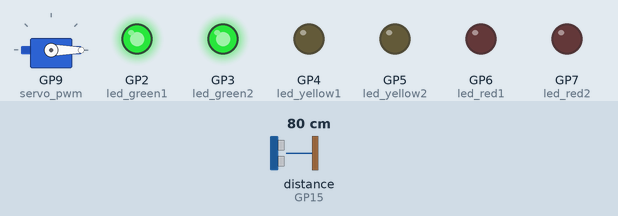
This program was run on a simulated Raspberry Pi Pico running MicroPython. Parts: servo, output pins drawn as LEDs (lit = HIGH). Inputs (shaded band) come from the test bench; at power-on: distance to the obstacle (sensor on GP15) 80 cm. The echo pulse lasts 58.3 µs per cm; servo angles are drawn from the pulse width (0.5 ms = 0°, 2.5 ms = 180°); pins used as bus, display or sensor lines are not drawn; what the program prints to the serial console is not drawn.

Above: at 2.2 s.
2.3 s: distance to the obstacle (sensor on GP15) set to 2 cm
At 3.4 s:
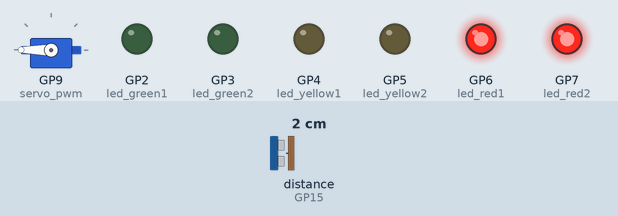
3.8 s: distance to the obstacle (sensor on GP15) set to 9 cm
At 4.5 s:
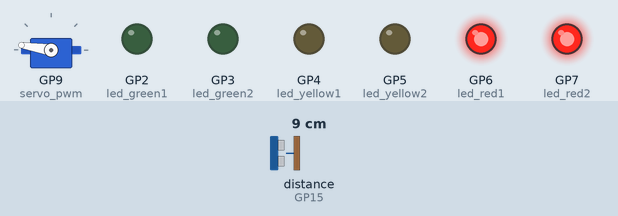
5.3 s: distance to the obstacle (sensor on GP15) set to 18 cm
At 6.3 s:
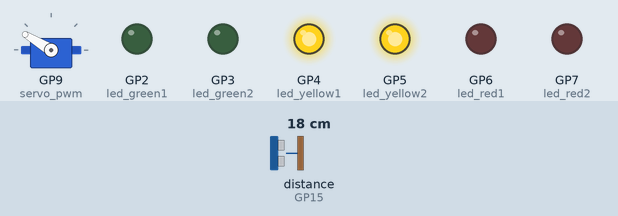
6.8 s: distance to the obstacle (sensor on GP15) set to 35 cm
At 7.7 s:
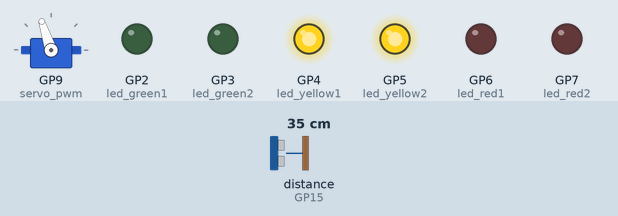
8.3 s: distance to the obstacle (sensor on GP15) set to 60 cm
At 8.9 s:
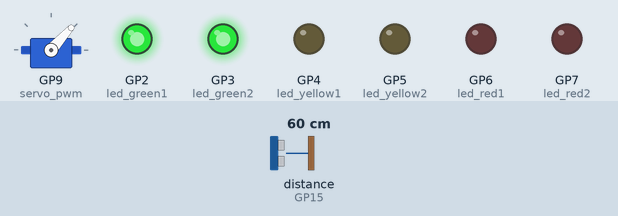
9.8 s: distance to the obstacle (sensor on GP15) set to 4 cm
At 11.2 s:
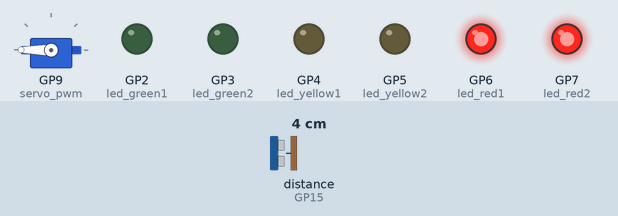
Timing chart, 0 to 12.3 s (numbered marks = the images above; inputs shaded):
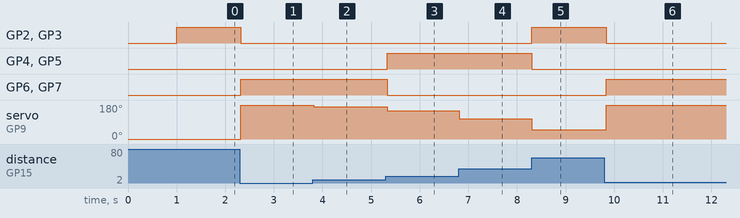

The program:

pico_main.py
```python
"""
Raspberry Pi Pico - Ultrazvucni senzor + LED + Servo Motor
=============================================================
Pinout:
  - Ultrazvucni senzor TRIG -> GP14
  - Ultrazvucni senzor ECHO -> GP15
  - LED Zelena 1 -> GP2
  - LED Zelena 2 -> GP3
  - LED Zuta 1  -> GP4
  - LED Zuta 2  -> GP5
  - LED Crvena 1 -> GP6
  - LED Crvena 2 -> GP7
  - Servo Motor  -> GP9 (PWM)
  - UART TX (ka PC-u) -> GP0
  - UART RX (od PC-a) -> GP1
"""

from machine import Pin, PWM, UART, time_pulse_us
import time
import json

# ── UART komunikacija sa Python GUI ──────────────────────────
uart = UART(0, baudrate=115200, tx=Pin(0), rx=Pin(1))

# ── Ultrazvucni senzor ────────────────────────────────────────
TRIG = Pin(14, Pin.OUT)
ECHO = Pin(15, Pin.IN)

# ── LED diode ─────────────────────────────────────────────────
led_green1  = Pin(2, Pin.OUT)
led_green2  = Pin(3, Pin.OUT)
led_yellow1 = Pin(4, Pin.OUT)
led_yellow2 = Pin(5, Pin.OUT)
led_red1    = Pin(6, Pin.OUT)
led_red2    = Pin(7, Pin.OUT)

all_leds = [led_green1, led_green2, led_yellow1, led_yellow2, led_red1, led_red2]

# ── Servo Motor (PWM na GP9) ──────────────────────────────────
servo_pwm = PWM(Pin(9))
servo_pwm.freq(50)  # 50Hz standardno za servo

# Servo pomocne funkcije
def angle_to_duty(angle):
    """Konvertuje ugao (0-180) u duty cycle za servo (500-2500 us)"""
    min_us = 500
    max_us = 2500
    us = min_us + (max_us - min_us) * angle / 180
    duty = int(us / 20000 * 65535)
    return duty

def set_servo(angle):
    angle = max(0, min(180, angle))
    servo_pwm.duty_u16(angle_to_duty(angle))

# ── Merjenje udaljenosti ──────────────────────────────────────
def measure_distance_cm():
    """Vraca udaljenost u cm. -1 ako nema odgovora."""
    TRIG.low()
    time.sleep_us(2)
    TRIG.high()
    time.sleep_us(10)
    TRIG.low()

    duration = time_pulse_us(ECHO, 1, 30000)  # timeout 30ms (~5m)
    if duration < 0:
        return -1.0
    return (duration / 2) / 29.1  # cm

# ── LED logika na osnovu distance ─────────────────────────────
def leds_off():
    for led in all_leds:
        led.low()

def set_leds_by_distance(distance_cm):
    leds_off()
    if distance_cm < 0:
        return  # nema merenja
    if distance_cm < 15:
        # Crveno - opasna blizina
        led_red1.high()
        led_red2.high()
    elif distance_cm < 40:
        # Zuto - srednja blizina
        led_yellow1.high()
        led_yellow2.high()
    else:
        # Zeleno - daleko / bezbedno
        led_green1.high()
        led_green2.high()

def distance_to_servo_angle(distance_cm):
    """
    Sto blize, veci ugao (do 180).
    Sto dalje, manji ugao (do 0).
    Radi u opsegu 5 - 80 cm.
    """
    min_dist = 5.0
    max_dist = 80.0
    distance_cm = max(min_dist, min(max_dist, distance_cm))
    # Inverzno: blize = veci ugao
    angle = 180 - int((distance_cm - min_dist) / (max_dist - min_dist) * 180)
    return angle

# ── Stanja upravljanja ─────────────────────────────────────────
manual_mode = False          # True = GUI kontrolise, False = auto
manual_servo_angle = 90
manual_leds = {
    "green": False,
    "yellow": False,
    "red": False
}

def apply_manual_leds():
    leds_off()
    if manual_leds["green"]:
        led_green1.high()
        led_green2.high()
    if manual_leds["yellow"]:
        led_yellow1.high()
        led_yellow2.high()
    if manual_leds["red"]:
        led_red1.high()
        led_red2.high()

# ── Citanje komandi od GUI-ja ──────────────────────────────────
def read_uart_command():
    global manual_mode, manual_servo_angle, manual_leds
    if uart.any():
        try:
            raw = uart.readline()
            if raw:
                line = raw.decode('utf-8').strip()
                cmd = json.loads(line)

                if cmd.get("type") == "mode":
                    manual_mode = cmd.get("manual", False)

                elif cmd.get("type") == "servo":
                    manual_servo_angle = int(cmd.get("angle", 90))
                    if manual_mode:
                        set_servo(manual_servo_angle)

                elif cmd.get("type") == "led":
                    manual_leds["green"]  = cmd.get("green", False)
                    manual_leds["yellow"] = cmd.get("yellow", False)
                    manual_leds["red"]    = cmd.get("red", False)
                    if manual_mode:
                        apply_manual_leds()

        except Exception as e:
            pass  # Ignorisi lose poruke

# ── Slanje podataka GUI-ju ─────────────────────────────────────
def send_status(distance_cm, servo_angle, leds_state):
    data = {
        "distance": round(distance_cm, 1),
        "servo": servo_angle,
        "leds": leds_state,
        "mode": "manual" if manual_mode else "auto"
    }
    uart.write(json.dumps(data) + "\n")

# ── Glavni loop ───────────────────────────────────────────────
print("Pico spreman. Pokrecanje petlje...")
set_servo(0)  # Pocetni polozaj
time.sleep(1)

last_send = time.ticks_ms()
SEND_INTERVAL = 100  # ms

while True:
    read_uart_command()

    distance = measure_distance_cm()

    if manual_mode:
        set_servo(manual_servo_angle)
        apply_manual_leds()
        current_angle = manual_servo_angle
        current_leds = {k: v for k, v in manual_leds.items()}
    else:
        if distance > 0:
            angle = distance_to_servo_angle(distance)
            set_servo(angle)
            set_leds_by_distance(distance)
            current_angle = angle
        else:
            current_angle = 0
        current_leds = {
            "green":  distance >= 40,
            "yellow": 15 <= distance < 40,
            "red":    0 < distance < 15
        }

    # Salji status svakih 100ms
    now = time.ticks_ms()
    if time.ticks_diff(now, last_send) >= SEND_INTERVAL:
        send_status(distance if distance > 0 else 0.0, current_angle, current_leds)
        last_send = now

    time.sleep_ms(50)
```

Measured:
- after the input at 2.3 s, GP2 (led_green1), GP3 (led_green2): HIGH → LOW at once; GP6 (led_red1), GP7 (led_red2): LOW → HIGH at once; servo on GP9 (servo_pwm): 0° → 180° at once
- after the input at 3.8 s, servo on GP9 (servo_pwm): 180° → 171° at once
- after the input at 5.3 s, GP4 (led_yellow1), GP5 (led_yellow2): LOW → HIGH at once; GP6 (led_red1), GP7 (led_red2): HIGH → LOW at once; servo on GP9 (servo_pwm): 171° → 149° at once
- after the input at 6.8 s, servo on GP9 (servo_pwm): 149° → 108° at once
- after the input at 8.3 s, GP2 (led_green1), GP3 (led_green2): LOW → HIGH at once; GP4 (led_yellow1), GP5 (led_yellow2): HIGH → LOW at once; servo on GP9 (servo_pwm): 108° → 48° at once
- after the input at 9.8 s, GP2 (led_green1), GP3 (led_green2): HIGH → LOW at once; GP6 (led_red1), GP7 (led_red2): LOW → HIGH at once; servo on GP9 (servo_pwm): 48° → 180° at once
